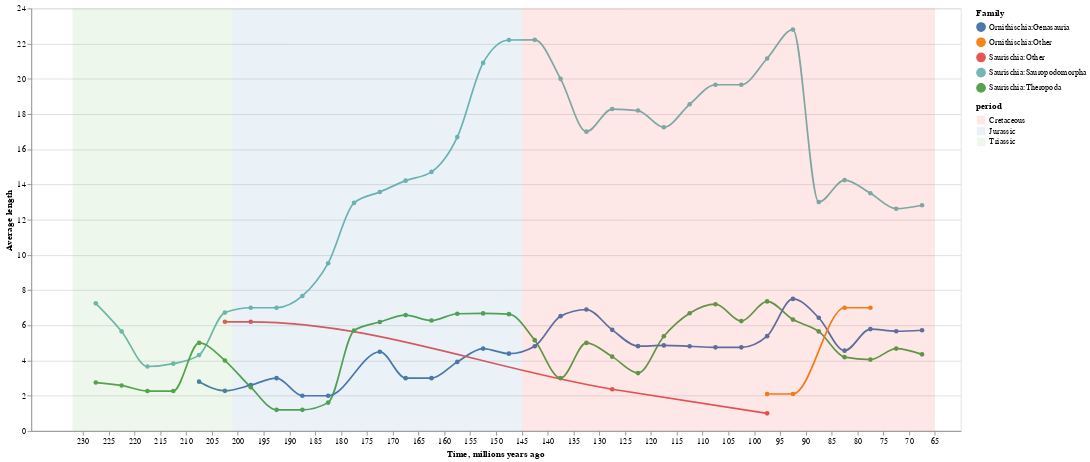

This figure's notebook cell:
### Code cell
# How size of different dinosour groups changed over time? Steady growth of Sauropods is seen with peak near beginning and middle of Cretaceous period
chart_lt = alt.Chart(dinos_expanded).mark_line(interpolate="monotone", point=True).encode(
    x=alt.X('time:Q',bin=alt.Bin(step=5), title='Time, millions years ago'),
    color=alt.Color('Family:N'),
    y=alt.Y(
        'mean(length):Q',
        title='Average length',
    ),

)
(chart_lt+period_rects).resolve_scale(
    color='independent'
).configure_scale(
    xReverse=True
).properties(width = 1100, height=500)

### Figure 1 — Vega-Lite specification as saved in the notebook (floating-point values rounded to 4 significant figures; data arrays with more than 128 entries replaced by an {"elided": "..."} marker saying what was removed)
{"config": {"view": {"continuousWidth": 400, "continuousHeight": 300}, "scale": {"xReverse": true}}, "layer": [{"data": {"name": "data-5a745f7069098f95f21bd4eade03233c"}, "mark": {"type": "line", "interpolate": "monotone", "point": true}, "encoding": {"color": {"type": "nominal", "field": "Family"}, "x": {"type": "quantitative", "bin": {"step": 5}, "field": "time", "title": "Time, millions years ago"}, "y": {"type": "quantitative", "aggregate": "mean", "field": "length", "title": "Average length"}}}, {"data": {"name": "data-a52a15ed96b4d99155e56df0d7890825"}, "mark": {"type": "rect", "opacity": 0.1}, "encoding": {"color": {"type": "nominal", "field": "period", "scale": {"scheme": "set1"}}, "x": {"type": "quantitative", "field": "end"}, "x2": {"field": "start"}}}], "height": 500, "resolve": {"scale": {"color": "independent"}}, "width": 1100, "$schema": "https://vega.github.io/schema/vega-lite/v4.8.1.json", "datasets": {"data-5a745f7069098f95f21bd4eade03233c": {"elided": "2785 records"}, "data-a52a15ed96b4d99155e56df0d7890825": [{"period": "Triassic", "start": 232, "end": 201}, {"period": "Jurassic", "start": 201, "end": 145}, {"period": "Cretaceous", "start": 145, "end": 65}]}}
